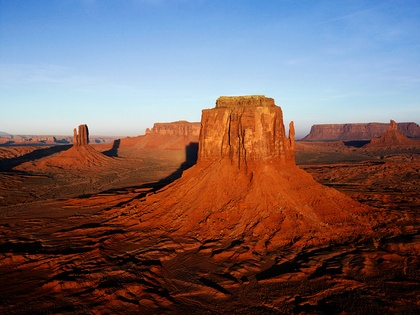
%> input picture MATLABCIA/MATLAB/Desert.jpg, 420 x 315 px, shrunk from 1024 x 768 before the run
$ octave q1aas4.m   (GNU Octave 9; MATLAB toolbox functions it lacks are replaced by stand-ins)
%> lines starting %> are read from the running program, lines starting %| are printed output that depends on the picture; in (x1, y1, x2, y2) boxes, pixels count from 0 and x2, y2 are one past the last pixel; in counts of white or black regions, pixels touching at a corner belong together; the program's own positions count from 1
%q1aas4.m : Write a program in MATLAB to split a RGB image to 3 equal parts
%along x-axis .
%Change the color of middle portion to Gray scale and the bottom portion
%to B/W. Club 3 portions and then add Black border in the clubbed image.
%Display modified image and save the modified image to some output file.
clc;
close all;
clear all;
file1=input('\nEnter Input RGB image File name=','s');
%> the answer given: Desert.jpg
file2=input('Enter out  image File name=','s');
%> the answer given: cameraman.tif
x=imread(file1);
%> x is the input picture: size 315x420x3 uint8; mean R, G, B 119.4, 99.3, 100.8
[r,c,d]=size(x);
%> r = 315; c = 420; d = 3
c1=fix(c/3);
%> c1 = 140
c2=c-2*c1;
%> c2 = 140
% To extract 3 portions of input image
y1(1:r,1:c1,1:d)=x(1:r,1:c1,1:d); % 1/3rd portion of image
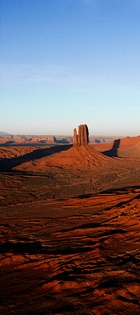
%> y1: size 315x140x3 uint8; mean R, G, B 110.9, 101.2, 108
y2(1:r,1:c1,1:d)=x(1:r,c1+1:2*c1,1:d); % 2nd 1/3rd portion of image
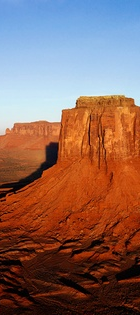
%> y2: size 315x140x3 uint8; mean R, G, B 138.8, 103.3, 94.5
y3(1:r,1:c2,1:d)=x(1:r,2*c1+1:c,1:d); % last 1/3rd portion of image
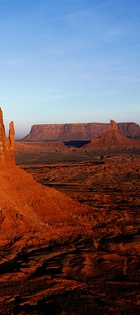
%> y3: size 315x140x3 uint8; mean R, G, B 108.5, 93.3, 99.8

% To convert 2nd and 3rd portion of the image to gray scale
y2g(1:r,1:c1,1)=.2987*y2(1:r,1:c1,1)+.587*y2(1:r,1:c1,2)+.114*y2(1:r,1:c1,3);
y3g(1:r,1:c2,1)=.2987*y3(1:r,1:c2,1)+.587*y3(1:r,1:c2,2)+.114*y3(1:r,1:c2,3);
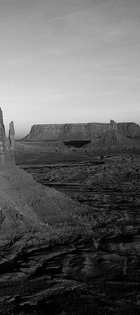
%> y3g: size 315x140 uint8; min 0, max 236, mean 98.6

%To convert 3rd portion of the image to B/W
    for i=1:r
        for j=1:c2
            if y3g(i,j,1) >=127
                y3b(i,j,1)=255;
            else
                y3b(i,j,1)=0;
            end
        end
    end
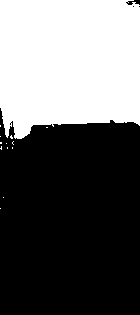
%> y3b: size 315x140 double; 39.8% white; 13 white regions (12 under 20 px), largest, box (x1, y1, x2, y2) and area: (0, 0, 140, 139) 17524

    %To club 3 portions of the image
    yfinal=y1; % To copy y1 to yfinal
    % To copy y2g to yfinal
    yfinal(1:r,c1+1:2*c1,1)=y2g(1:r,1:c1,1);
    yfinal(1:r,c1+1:2*c1,2)=y2g(1:r,1:c1,1);
    yfinal(1:r,c1+1:2*c1,3)=y2g(1:r,1:c1,1);
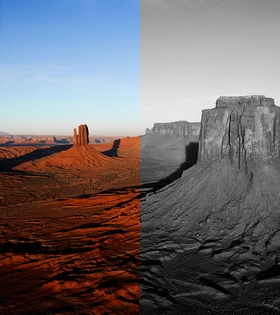
%> yfinal: size 315x280x3 uint8; mean R, G, B 111.9, 107, 110.5
    %To copy y3b to yfinal
    yfinal(1:r,2*c1+1:c,1)=y3b(1:r,1:c2,1);
%> yfinal: size 315x420x3 uint8
    yfinal(1:r,2*c1+1:c,2)=y3b(1:r,1:c2,1);
    yfinal(1:r,2*c1+1:c,3)=y3b(1:r,1:c2,1);


    % To copy modified image to yf without border
    yf(11:r+10,11:c+10,1:d)=yfinal(1:r,1:c,1:d);

    % To add border on top position
    for i=1:3
    yf(1:10,1:c+20,1:i)=0;
    end
%> yf: size 325x440x3 uint8
    % To add boder on bottom position
    for i=1:3
        yf(r+11:r+20,1:c+20,i)=0;
    end
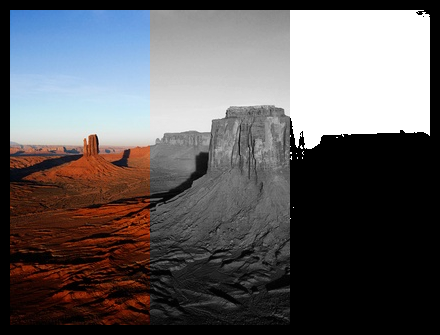
%> yf: size 335x440x3 uint8; mean R, G, B 97.3, 94.4, 96.5
    %To add border on LHS
    for i=1:3
        yf(11:r+10,1:10,i)=0;
    end
    %To add border on RHS
    for i=1:3
        yf(11:r+10,c+11:c+20,i)=0;
    end
    imshow(yf); % To display modified image with border
    imwrite(yf,file2); % To save modified image with border
